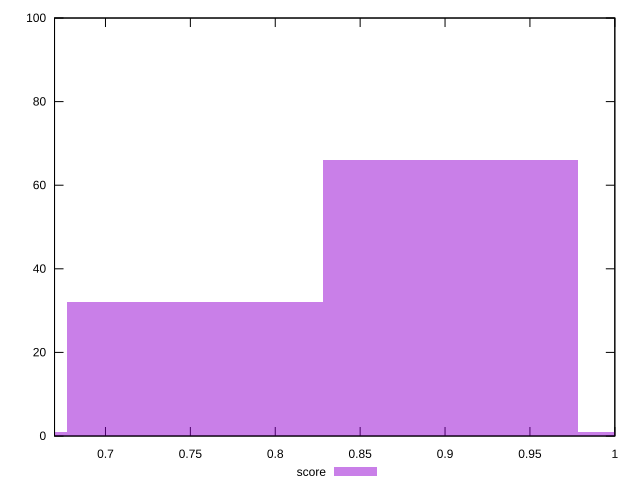

The script that saved this image:
reset

$score <<EOF
0.7525954890360121 32
0.9031145868432147 66
1.053633684650417 1
0.6020763912288097 1
EOF

set key outside below
set boxwidth 0.15051909780720243
set xrange [0.67:1]
set yrange [0:100]
set trange [0:100]
set style fill transparent solid 0.5 noborder
set terminal svg size 640, 490 enhanced background rgb 'white'
set output "report_00017_2021-02-10T15-08-03.406Z/offscreen-images/samples/pages+cached/score/histogram.svg"

plot $score title "score" with boxes

reset
